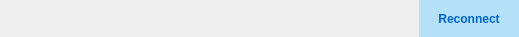
<?xml version="1.0" encoding="UTF-8"?>
<ui version="4.0">
 <class>ns::SipNotify</class>
 <widget class="QWidget" name="ns::SipNotify">
  <property name="geometry">
   <rect>
    <x>0</x>
    <y>0</y>
    <width>519</width>
    <height>37</height>
   </rect>
  </property>
  <property name="minimumSize">
   <size>
    <width>0</width>
    <height>37</height>
   </size>
  </property>
  <property name="maximumSize">
   <size>
    <width>16777215</width>
    <height>37</height>
   </size>
  </property>
  <property name="windowTitle">
   <string>YesPo Service Client</string>
  </property>
  <property name="styleSheet">
   <string notr="true">* {
	font-family: Verdana, &quot;宋体&quot;, Arial, Sans-serif, Segoe UI, Tahoma;
}

#widgetNotify {
	/*background: rgba(253,253,210,85%);*/
	background: #EEEEEE;
}

#widgetNotify #pushButtonNotify {
	color: #0066cc;
	border: none;
	font-weight: bold;
	background: #B5E1F8;
}

#widgetNotify #pushButtonNotify:hover {
	background: #E2F1F9;
}

#widgetNotify #pushButtonNotify:pressed {
	background: #6DBAE3;
}

#widgetNotify #widgetWarning #labelNotifyIcon {
	image: url(:/images/ui/warning.png);
}

#widgetWarning #labelNotify {
	color: #FF6600;
}</string>
  </property>
  <layout class="QVBoxLayout" name="verticalLayout">
   <property name="spacing">
    <number>0</number>
   </property>
   <property name="margin">
    <number>0</number>
   </property>
   <item>
    <widget class="QWidget" name="widgetNotify" native="true">
     <property name="minimumSize">
      <size>
       <width>0</width>
       <height>37</height>
      </size>
     </property>
     <property name="maximumSize">
      <size>
       <width>16777215</width>
       <height>37</height>
      </size>
     </property>
     <layout class="QHBoxLayout" name="horizontalLayout">
      <property name="spacing">
       <number>0</number>
      </property>
      <property name="leftMargin">
       <number>9</number>
      </property>
      <property name="topMargin">
       <number>0</number>
      </property>
      <property name="rightMargin">
       <number>0</number>
      </property>
      <property name="bottomMargin">
       <number>0</number>
      </property>
      <item>
       <widget class="QLabel" name="labelMovie">
        <property name="minimumSize">
         <size>
          <width>20</width>
          <height>20</height>
         </size>
        </property>
        <property name="maximumSize">
         <size>
          <width>20</width>
          <height>20</height>
         </size>
        </property>
        <property name="text">
         <string/>
        </property>
       </widget>
      </item>
      <item>
       <widget class="QWidget" name="widgetWarning" native="true">
        <property name="minimumSize">
         <size>
          <width>0</width>
          <height>0</height>
         </size>
        </property>
        <layout class="QHBoxLayout" name="horizontalLayout_2">
         <item>
          <widget class="QLabel" name="labelNotifyIcon">
           <property name="minimumSize">
            <size>
             <width>18</width>
             <height>18</height>
            </size>
           </property>
           <property name="maximumSize">
            <size>
             <width>18</width>
             <height>18</height>
            </size>
           </property>
           <property name="text">
            <string/>
           </property>
          </widget>
         </item>
         <item>
          <widget class="QLabel" name="labelNotify">
           <property name="text">
            <string/>
           </property>
          </widget>
         </item>
        </layout>
       </widget>
      </item>
      <item>
       <spacer name="horizontalSpacer">
        <property name="orientation">
         <enum>Qt::Horizontal</enum>
        </property>
        <property name="sizeHint" stdset="0">
         <size>
          <width>282</width>
          <height>20</height>
         </size>
        </property>
       </spacer>
      </item>
      <item>
       <widget class="QPushButton" name="pushButtonNotify">
        <property name="minimumSize">
         <size>
          <width>100</width>
          <height>37</height>
         </size>
        </property>
        <property name="maximumSize">
         <size>
          <width>100</width>
          <height>37</height>
         </size>
        </property>
        <property name="cursor">
         <cursorShape>PointingHandCursor</cursorShape>
        </property>
        <property name="text">
         <string>Reconnect</string>
        </property>
       </widget>
      </item>
     </layout>
    </widget>
   </item>
  </layout>
 </widget>
 <resources>
  <include location="translator.qrc"/>
 </resources>
 <connections/>
</ui>
